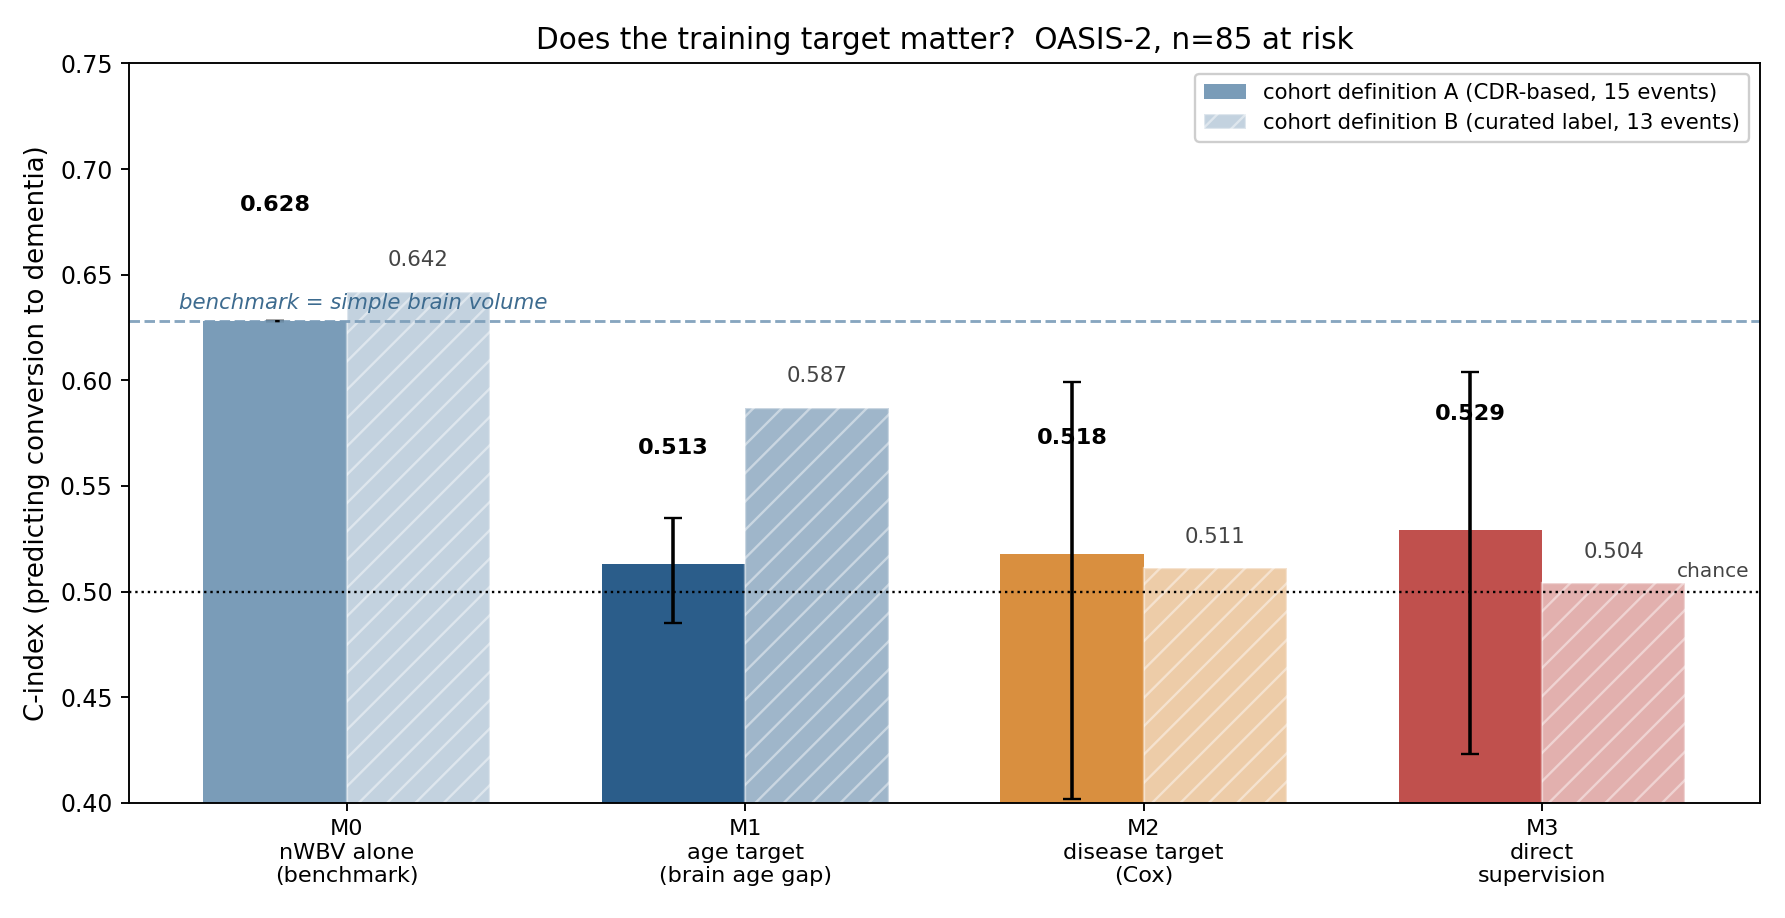

Generate this figure with Python:
#!/usr/bin/env python
# -*- coding: utf-8 -*-
"""Figure 4: target-comparison experiment results."""

import matplotlib
matplotlib.use("Agg")
import matplotlib.pyplot as plt
import numpy as np

OUT = r"C:\Users\Sibetalaee\Desktop\PhD\Brain Age Estimation\pilot"

models = ["M0\nnWBV alone\n(benchmark)",
          "M1\nage target\n(brain age gap)",
          "M2\ndisease target\n(Cox)",
          "M3\ndirect\nsupervision"]
cdr = [0.628, 0.513, 0.518, 0.529]
grp = [0.642, 0.587, 0.511, 0.504]
cdr_lo = [0.628, 0.485, 0.402, 0.423]
cdr_hi = [0.628, 0.535, 0.599, 0.604]

x = np.arange(len(models))
w = 0.36
fig, ax = plt.subplots(figsize=(10.5, 5.4))

err = [np.array(cdr) - np.array(cdr_lo), np.array(cdr_hi) - np.array(cdr)]
b1 = ax.bar(x - w/2, cdr, w, yerr=err, capsize=4,
            color=["#7a9cb8", "#2b5d8a", "#d98f3f", "#c0504d"],
            label="cohort definition A (CDR-based, 15 events)")
b2 = ax.bar(x + w/2, grp, w, alpha=.45,
            color=["#7a9cb8", "#2b5d8a", "#d98f3f", "#c0504d"],
            hatch="//", edgecolor="white",
            label="cohort definition B (curated label, 13 events)")

ax.axhline(.5, color="k", lw=1, ls=":")
ax.text(3.52, .505, "chance", fontsize=8.5, color="#444", va="bottom", ha="right")
ax.axhline(cdr[0], color="#7a9cb8", lw=1.2, ls="--", alpha=.9)
ax.text(-0.42, cdr[0] + .006, "benchmark = simple brain volume",
        fontsize=9, color="#3d6b8f", style="italic")

for xi, v in zip(x - w/2, cdr):
    ax.text(xi, v + .052, f"{v:.3f}", ha="center", fontsize=9.5, fontweight="bold")
for xi, v in zip(x + w/2, grp):
    ax.text(xi, v + .012, f"{v:.3f}", ha="center", fontsize=9, color="#444")

ax.set_xticks(x)
ax.set_xticklabels(models, fontsize=9.5)
ax.set_ylim(0.40, 0.75)
ax.set_ylabel("C-index (predicting conversion to dementia)", fontsize=11)
ax.set_title("Does the training target matter?  OASIS-2, n=85 at risk",
             fontsize=12.5)
ax.legend(fontsize=9, loc="upper right", framealpha=.95)
plt.tight_layout()
plt.savefig(f"{OUT}/fig4_target.png", dpi=170)
print("fig4 saved")
